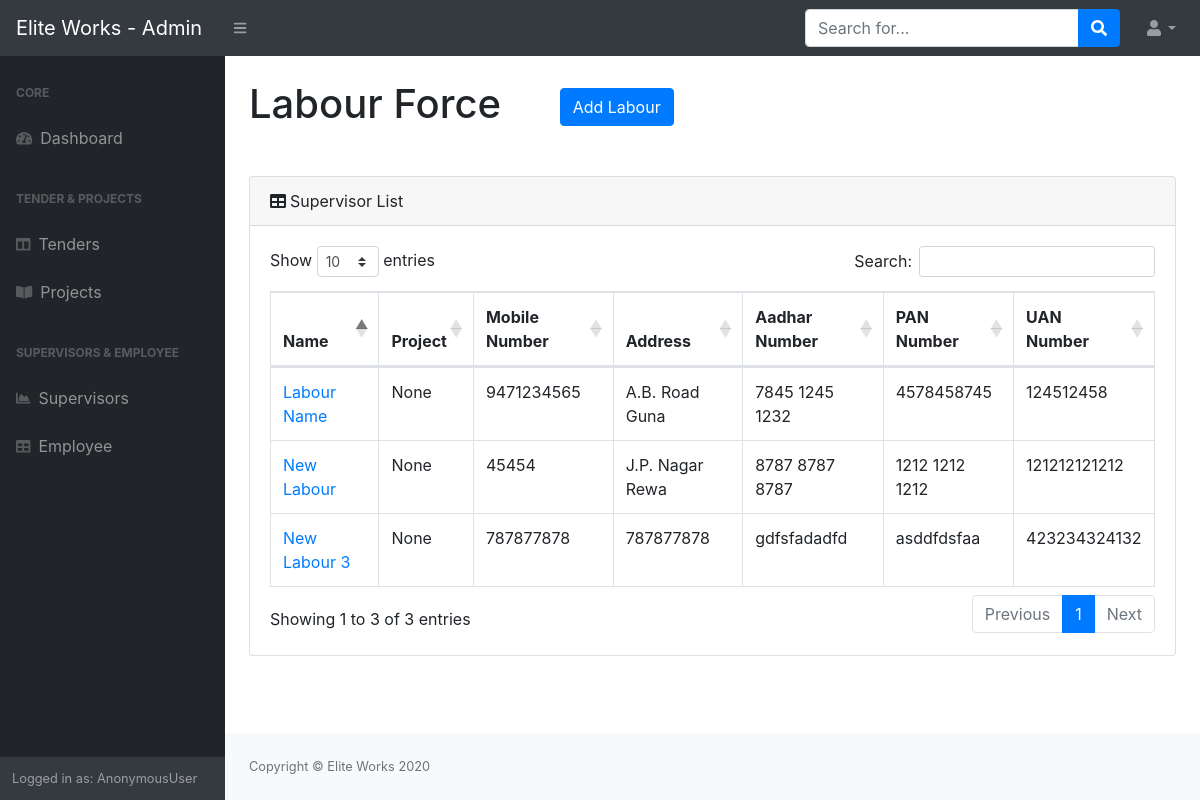
The page /labour/ on the database as committed earlier.
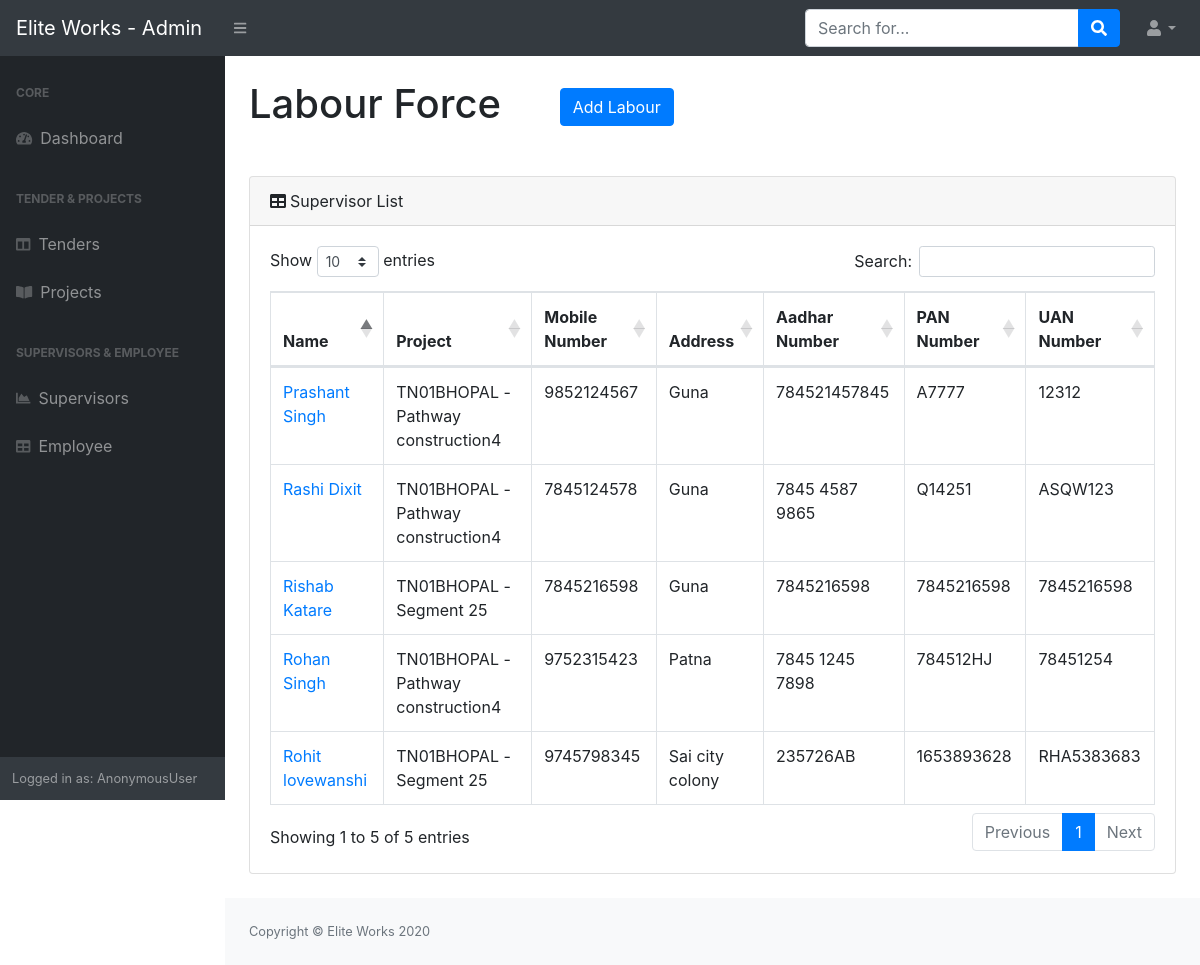
The same page on the database as committed later.
### employee/models.py (models this page shows, shortened)
class labour(models.Model):
    project = models.ForeignKey(Projects,on_delete=models.CASCADE,null=True)
    name = models.CharField('Name', max_length=250,blank=False)
    image = models.ImageField('Image',upload_to='labour_Images',blank=True)
    mobile_number = models.CharField('Mobile Number',max_length=15)
    alter_number = models.CharField('Alternate Number',max_length=15)
    address = models.CharField('Address',max_length=400)
    resume = models.FileField(upload_to='Resume')
    aadhar_number = models.CharField('Aadhar Number',max_length=20)
    aadhar_photo = models.ImageField('Aadhar Card Photo',upload_to='Aadhar_photo',blank=True)
    pan_number = models.CharField('PAN Number', max_length=20)
    pan_photo = models.ImageField('PAN Card Photo',upload_to='PAN_Photo',blank=True)
    highest_qual = models.CharField('Highest Qualifications',max_length=200)
    highest_qual_photo = models.ImageField('Proof of Highest Qualification',upload_to='Highest_Qualification',blank=True)
    ten_certi = models.ImageField('10th Certificate',upload_to='ten_certi',blank=True)
    twelve_certi = models.ImageField('12th Certificate',upload_to='twelve_certi',blank=True)
    tech_certificate_name = models.CharField('Technical Certificate Name',max_length=300)
    tech_certi = models.ImageField('Technical Certificate',upload_to='tech_certi',blank=True)
    UAN_number = models.CharField('UAN Number',max_length=200)
    class Meta:
        verbose_name = 'Labour List'
        verbose_name_plural = 'Labour List'

### projects/models.py (models this page shows, shortened)
class Projects(models.Model):
    tender = models.ForeignKey(Tender,on_delete=models.CASCADE)
    project_name = models.CharField(max_length=50)
    start_date = models.DateField('Start Date',default=timezone.now)
    use_less = models.BooleanField(default=True)
    def __str__(self):
        return self.tender.tender_number+" - "+self.project_name+str(self.id)
    class Meta:
        verbose_name = 'Project'
        verbose_name_plural = 'Project'

class Tender(models.Model):
    tender_number = models.CharField('Tender Number',max_length=500)
    tender_name = models.CharField('Name of Work',max_length=500)
    tender_submission_date = models.DateField('Tender Submission Date',default=timezone.now)
    tender_purchase_reciept = models.FileField('Tender Purchase Reciept')
    tender_confirmation_reciept = models.FileField('Tender Confirmation Reciept')
    physical_submission_date = models.DateField('Physical Submission Date',default=timezone.now)
    tech_bid_opening_date = models.DateField('Technical Bid Opening Bid',default=timezone.now)
    Yes = 'Yes'
    No = 'No'
    status = [(Yes, 'Yes'),(No, 'No')]
    bid_status = models.CharField('Bid Status',max_length=10,choices=status,default=No)
    prize_bid = models.CharField('Prize Bid',max_length=50)
    class Meta:
        verbose_name = 'Tender Lists'
        verbose_name_plural = 'Tender Lists'

### employee/views.py (the view)
# urls.py: path('labour/',emp_view.get_all_employee,name='all_employee'),
def get_all_employee(request):
    context = {
        'employee' : labour.objects.all()
    }
    return render(request,'employee/all_employee.html',context)

### employee/templates/employee/all_employee.html (shortened to what this page needs)
{% load static %}
<!DOCTYPE html>
<html lang="en">
    <head>
        <link href="{% static 'projects/css/styles.css' %}" rel="stylesheet" />
        <link href="https://cdn.datatables.net/1.10.20/css/dataTables.bootstrap4.min.css" rel="stylesheet" />
    </head>
    <body class="sb-nav-fixed">
        <nav class="sb-topnav navbar navbar-expand navbar-dark bg-dark">
            <a class="navbar-brand" href="index.html">Elite Works - Admin</a><button class="btn btn-link btn-sm order-1 order-lg-0" id="sidebarToggle" href="#"><i class="fas fa-bars"></i></button
            >
            <form class="d-none d-md-inline-block form-inline ml-auto mr-0 mr-md-3 my-2 my-md-0">
                <div class="input-group">
                    <input class="form-control" type="text" placeholder="Search for..." aria-label="Search" aria-describedby="basic-addon2" />
                    <div class="input-group-append">
                        <button class="btn btn-primary" type="button"><i class="fas fa-search"></i></button>
                    </div>
                </div>
            </form>
            <ul class="navbar-nav ml-auto ml-md-0">
                <li class="nav-item dropdown">
                    <a class="nav-link dropdown-toggle" id="userDropdown" href="#" role="button" data-toggle="dropdown" aria-haspopup="true" aria-expanded="false"><i class="fas fa-user fa-fw"></i></a>
                </li>
            </ul>
        </nav>
        <div id="layoutSidenav">
            <div id="layoutSidenav_nav">
                <nav class="sb-sidenav accordion sb-sidenav-dark" id="sidenavAccordion">
                    <div class="sb-sidenav-menu">
                        <div class="nav">
                            <div class="sb-sidenav-menu-heading">Core</div>
                            <a class="nav-link" href="/"
                                ><div class="sb-nav-link-icon"><i class="fas fa-tachometer-alt"></i></div>
                                Dashboard</a
                            >
                            <div class="sb-sidenav-menu-heading">Tender & Projects</div>
                            <a class="nav-link collapsed" href="/tender" data-target="#collapseLayouts" aria-expanded="false" aria-controls="collapseLayouts"
                                ><div class="sb-nav-link-icon"><i class="fas fa-columns"></i></div>
                                Tenders
                            </a>
                            <a class="nav-link collapsed" href="#" data-target="#collapsePages" aria-expanded="false" aria-controls="collapsePages"
                                ><div class="sb-nav-link-icon"><i class="fas fa-book-open"></i></div>
                                Projects
                            </a>
                            <div class="sb-sidenav-menu-heading">Supervisors & Employee</div>
                            <a class="nav-link" href="/supervisor"
                                ><div class="sb-nav-link-icon"><i class="fas fa-chart-area"></i></div>
                                Supervisors</a
                            ><a class="nav-link" href="/labour"
                                ><div class="sb-nav-link-icon"><i class="fas fa-table"></i></div>
                                Employee</a>
                        </div>
                    </div>
                    <div class="sb-sidenav-footer">
                        <div class="small">Logged in as:  {{request.user}}</div>
                    </div>
                </nav>
            </div>
            <div id="layoutSidenav_content">
                <main>
                    <div class="container-fluid">
                        <h1 class="mt-4 mb-5 mr-5">Labour Force <a href="/create_labour/"><button type="button" class=" ml-5 btn btn-primary">Add Labour</button></a></h1>
                        <div class="card mb-4">
                            <div class="card-header"><i class="fas fa-table mr-1"></i>Supervisor List</div>
                            <div class="card-body">
                                <div class="table-responsive">
                                    <table class="table table-bordered" id="dataTable" width="100%" cellspacing="0">
                                        <thead>
                                            <tr>
                                                <th>Name</th>
                                                <th>Project</th>
                                                <th>Mobile Number</th>
                                                <th>Address</th>
                                                <th>Aadhar Number</th>
                                                <th>PAN Number</th>
                                                <th>UAN Number</th>
                                            </tr>
                                        </thead>
                                        <tbody>
                                            {%for super in employee%}
                                            <tr>
                                                <td><a href="{{super.id}}">{{super.name}}</a></td>
                                                <td>{{super.project}}</td>
                                                <td>{{super.mobile_number}}</td>
                                                <td>{{super.address}}</td>
                                                <td>{{super.aadhar_number}}</td>
                                                <td>{{super.pan_number}}</td>
                                                <td>{{super.UAN_number}}</td>
                                            </tr>
                                            {%endfor%}
                                        </tbody>
                                    </table>
                                </div>
                            </div>
                        </div>
                    </div>
                </main>
                <footer class="py-4 bg-light mt-auto">
                    <div class="container-fluid">
                        <div class="d-flex align-items-center justify-content-between small">
                            <div class="text-muted">Copyright &copy; Elite Works 2020</div>
                        </div>
                    </div>
                </footer>
            </div>
        </div>
    </body>
</html>

Rows that differ between the two databases and show on the page:
removed labour: name "Labour Name", project "None", mobile_number "9471234565", address "A.B. Road Guna", aadhar_number "7845 1245 1232", pan_number "4578458745", UAN_number "124512458"
removed labour: name "New Labour", project "None", mobile_number "45454", address "J.P. Nagar Rewa", aadhar_number "8787 8787 8787", pan_number "1212 1212 1212", UAN_number "121212121212"
removed labour: name "New Labour 3", project "None", mobile_number "787877878", address "787877878", aadhar_number "gdfsfadadfd", pan_number "asddfdsfaa", UAN_number "423234324132"
added labour: name "Rohan Singh", project "TN01BHOPAL - Pathway construction4", mobile_number "9752315423", address "Patna", aadhar_number "7845 1245 7898", pan_number "784512HJ", UAN_number "78451254"
added labour: name "Rashi Dixit", project "TN01BHOPAL - Pathway construction4", mobile_number "7845124578", address "Guna", aadhar_number "7845 4587 9865", pan_number "Q14251", UAN_number "ASQW123"
added labour: name "Prashant Singh", project "TN01BHOPAL - Pathway construction4", mobile_number "9852124567", address "Guna", aadhar_number "784521457845", pan_number "A7777", UAN_number "12312"
added labour: name "Rishab Katare", project "TN01BHOPAL - Segment 25", mobile_number "7845216598", address "Guna", aadhar_number "7845216598", pan_number "7845216598", UAN_number "7845216598"
added labour: name "Rohit lovewanshi", project "TN01BHOPAL - Segment 25", mobile_number "9745798345", address "Sai city colony", aadhar_number "235726AB", pan_number "1653893628", UAN_number "RHA5383683"
Other text that changed with them:
text written by a page script: "Show entries Search: Showing 1 to 3 of 3 entries Previous 1 Next" → "Show entries Search: Showing 1 to 5 of 5 entries Previous 1 Next"
